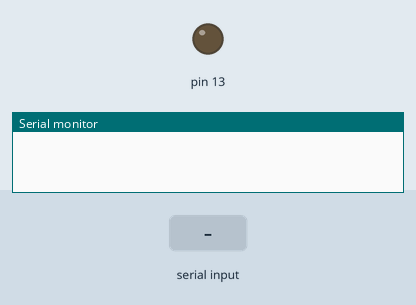
This sketch was run on a simulated Arduino Uno, built with avr-gcc and run on an emulated ATmega328P. On the bench: output pins drawn as LEDs (lit = HIGH), the last lines printed to the serial monitor. Inputs (shaded band) come from the test bench.

Above: at 1.2 s.
1.3 s: "1\n" received over Serial
At 2.1 s:
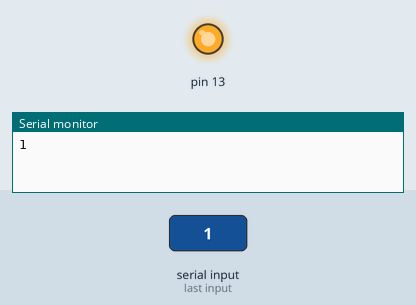
Timing chart, 0 to 4.3 s (numbered marks = the images above; inputs shaded):
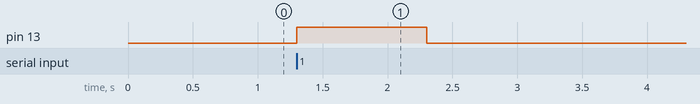

The sketch:

serial_input_to_control_led1.ino
```cpp
void setup()
{
  pinMode(13, OUTPUT);
  Serial.begin(9600);
}

void loop()
{
  if(Serial.available()){

  //	char c = Serial.read();
    int n=Serial.parseInt();
    // int n=Serial.parseInt(); //to read integer value

  //	Serial.println(c);
    Serial.println(n);

 /*   if((c=='p') || (n==1)){
    	digitalWrite(13,1);

    }
    else if((c=='q') || (n==0)){

      	digitalWrite(13,0);

    }

 */


    if((n==1)){
    	digitalWrite(13,1);

    }
    else if((n==0)){

      	digitalWrite(13,0);


    }


  }

}
```

Measured:
- after the input at 1.3 s, pin 13: LOW → HIGH at once, → LOW 1.0 s later
